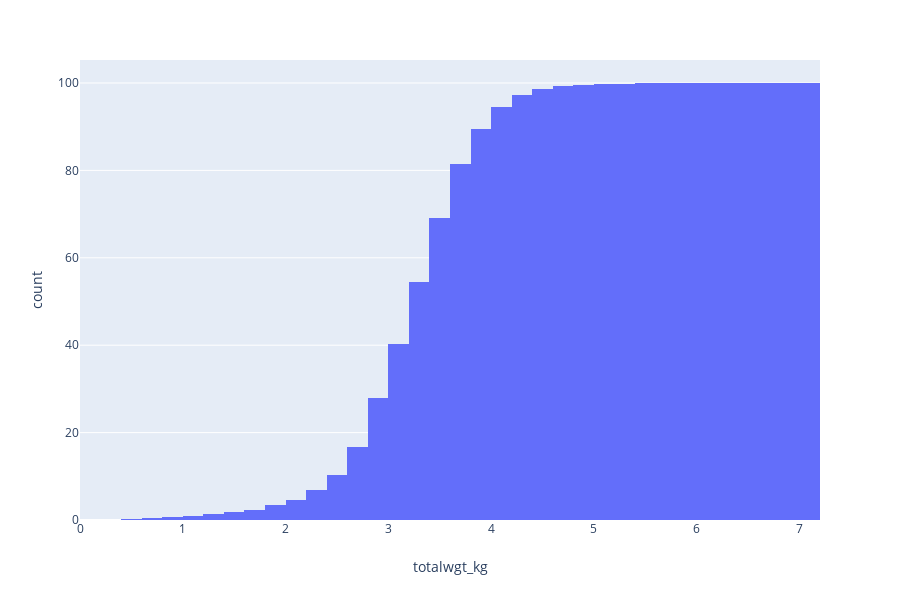

Notebook source saved alongside this figure:
### Code cell
px.histogram(preg, x='totalwgt_kg', nbins=50, cumulative=True, histnorm='percent')

### Figure 1 — Plotly figure (JSON) as saved in the notebook; plotly's stock layout.template omitted (floating-point values rounded to 4 significant figures; data arrays with more than 128 entries replaced by an {"elided": "..."} marker saying what was removed)
{"data": [{"alignmentgroup": "True", "cumulative": {"enabled": true}, "histnorm": "percent", "hoverlabel": {"namelength": 0}, "hovertemplate": "totalwgt_kg=%{x}<br>count=%{y}", "legendgroup": "", "marker": {"color": "#636efa"}, "name": "", "nbinsx": 50, "offsetgroup": "", "orientation": "v", "showlegend": false, "type": "histogram", "uid": "b236bf04-0ac5-4316-8a28-684d565a34f6", "x": {"elided": "13593 float values"}, "xaxis": "x", "yaxis": "y"}], "layout": {"barmode": "relative", "grid": {"xaxes": ["x"], "xgap": 0.1, "xside": "bottom", "yaxes": ["y"], "ygap": 0.1, "yside": "left"}, "height": 600, "legend": {"tracegroupgap": 0}, "margin": {"t": 60}, "xaxis": {"title": {"text": "totalwgt_kg"}}, "yaxis": {"title": {"text": "count"}}}}
